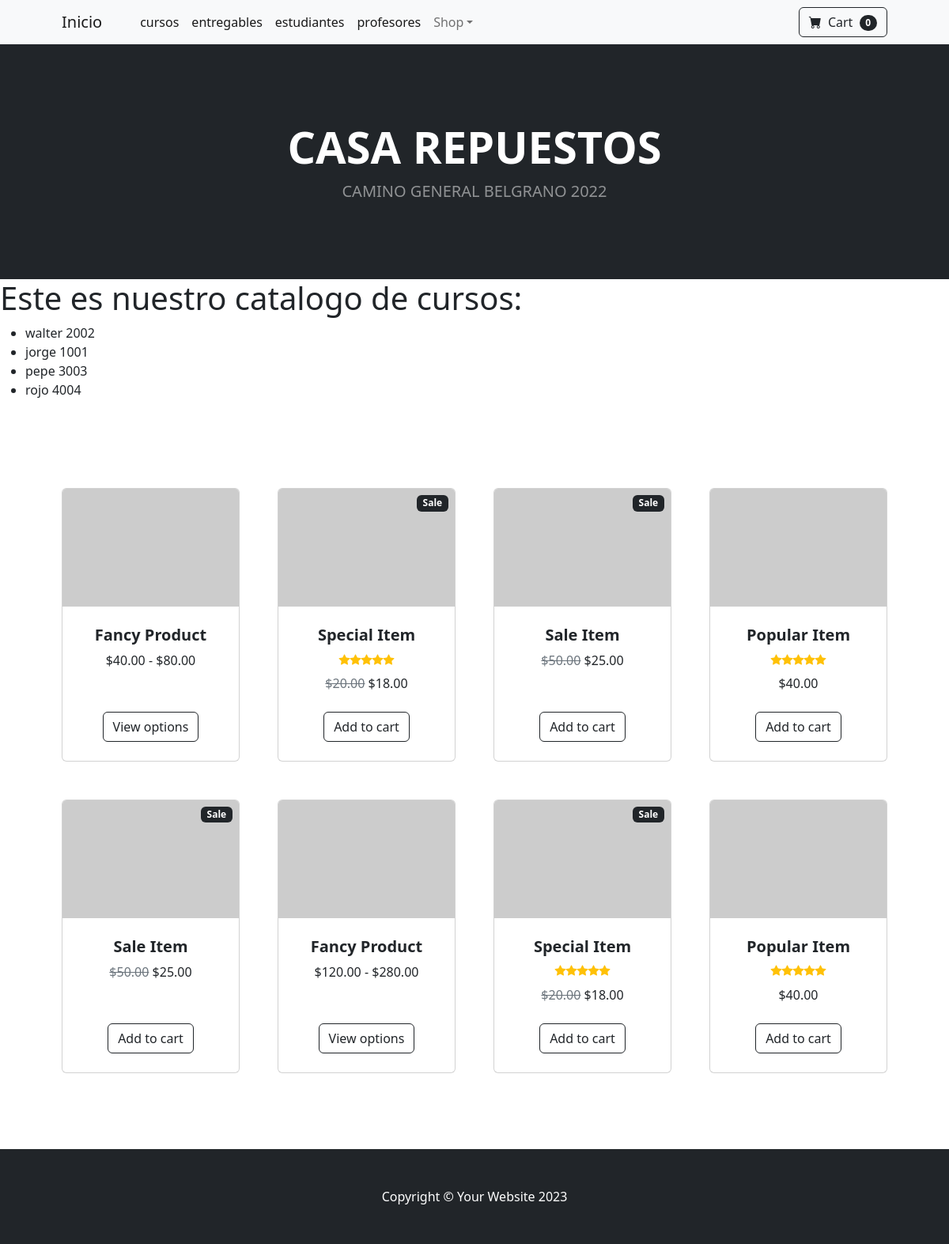
The page /app_coder/lista_curso/ on the database as committed earlier.
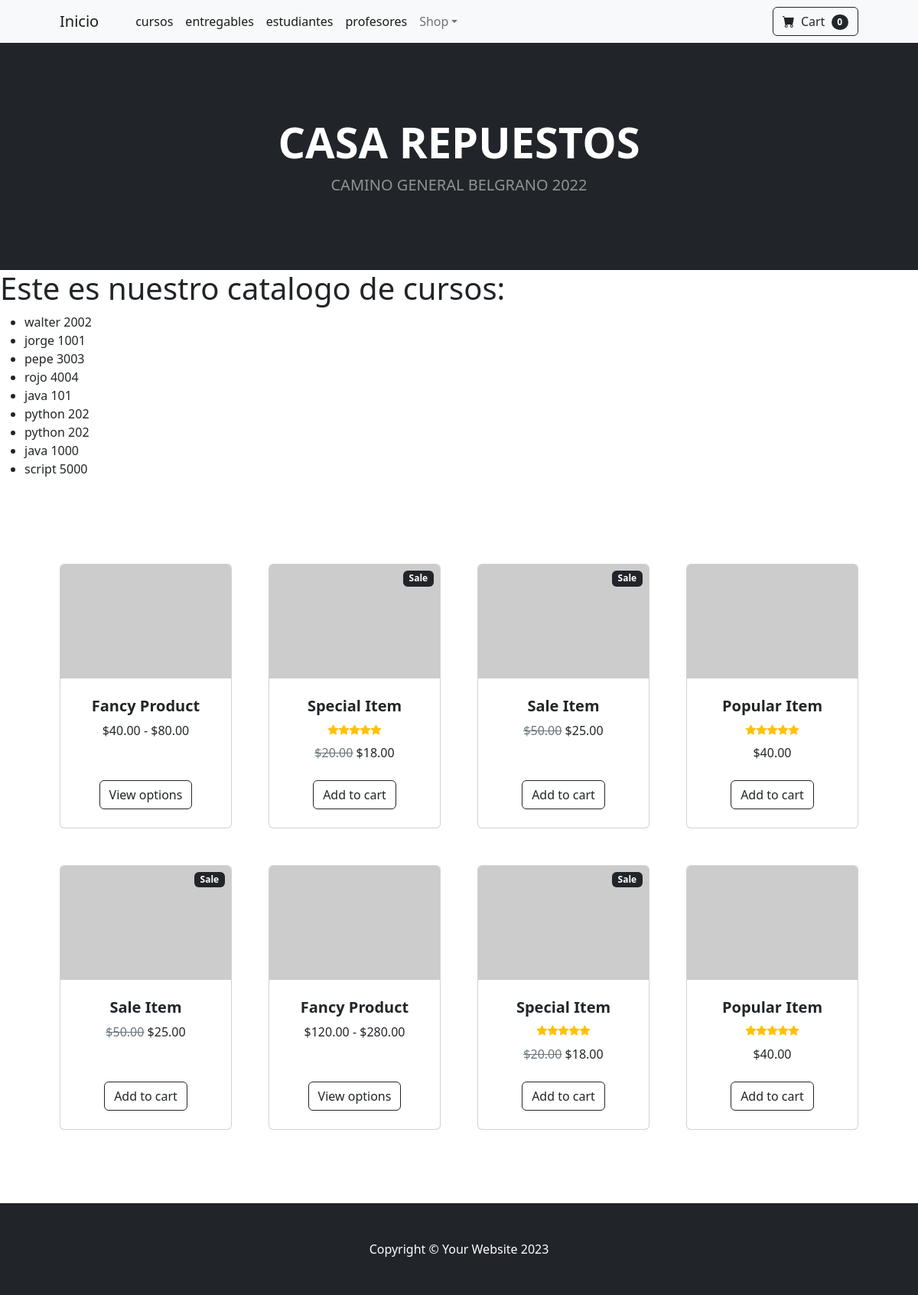
The same page on the database as committed later.
### app_coder/models.py (models this page shows)
class curso(models.Model):
    nombre = models.CharField(max_length=20)
    camada = models.IntegerField()

### app_coder/views.py (the view)
# urls.py: path('lista_curso/', lista_cursos, name= 'lista_curso'),
def lista_cursos(req):
    lista = curso.objects.all()
    return render(req, 'lista_curso.html', {'lista_cursos': lista})

### aplicacion_coder/template/lista_curso.html
{% extends 'padre.html' %}
{% block contenido_que_cambia %}
<body>
  <h1> Este es nuestro catalogo de cursos:</h1>
   <ul>
    {% for curso in lista_cursos %}
        <li> {{curso.nombre}} {{curso.camada}}</li>
    {% endfor %}
   </ul>
{% endblock contenido_que_cambia %}

### aplicacion_coder/template/padre.html (shortened to what this page needs)
<!DOCTYPE html>
<html lang="en">
    <head>
        {% load static  %}
        <link href="https://cdn.jsdelivr.net/npm/bootstrap-icons@1.5.0/font/bootstrap-icons.css" rel="stylesheet" />
        <link href="{% static 'css/styles.css'%}" rel="stylesheet" />
    </head>
    <body>
       {% include 'nav_bar.html' %}
        <header class="bg-dark py-5">
            <div class="container px-4 px-lg-5 my-5">
                <div class="text-center text-white">
                    <h1 class="display-4 fw-bolder">CASA REPUESTOS</h1>
                    <p class="lead fw-normal text-white-50 mb-0">CAMINO GENERAL BELGRANO 2022</p>
                </div>
            </div>
        </header>
        {% block contenido_que_cambia %}
        {% endblock contenido_que_cambia %}
        <section class="py-5">
            <div class="container px-4 px-lg-5 mt-5">
                <div class="row gx-4 gx-lg-5 row-cols-2 row-cols-md-3 row-cols-xl-4 justify-content-center">
                    <div class="col mb-5">
                        <div class="card h-100">
                            <img class="card-img-top" src="https://dummyimage.com/450x300/dee2e6/6c757d.jpg" alt="..." />
                            <div class="card-body p-4">
                                <div class="text-center">
                                    <h5 class="fw-bolder">Fancy Product</h5>
                                    $40.00 - $80.00
                                </div>
                            </div>
                            <div class="card-footer p-4 pt-0 border-top-0 bg-transparent">
                                <div class="text-center"><a class="btn btn-outline-dark mt-auto" href="#">View options</a></div>
                            </div>
                        </div>
                    </div>
                    <div class="col mb-5">
                        <div class="card h-100">
                            <div class="badge bg-dark text-white position-absolute" style="top: 0.5rem; right: 0.5rem">Sale</div>
                            <img class="card-img-top" src="https://dummyimage.com/450x300/dee2e6/6c757d.jpg" alt="..." />
                            <div class="card-body p-4">
                                <div class="text-center">
                                    <h5 class="fw-bolder">Special Item</h5>
                                    <div class="d-flex justify-content-center small text-warning mb-2">
                                        <div class="bi-star-fill"></div>
                                        <div class="bi-star-fill"></div>
                                        <div class="bi-star-fill"></div>
                                        <div class="bi-star-fill"></div>
                                        <div class="bi-star-fill"></div>
                                    </div>
                                    <span class="text-muted text-decoration-line-through">$20.00</span>
                                    $18.00
                                </div>
                            </div>
                            <div class="card-footer p-4 pt-0 border-top-0 bg-transparent">
                                <div class="text-center"><a class="btn btn-outline-dark mt-auto" href="#">Add to cart</a></div>
                            </div>
                        </div>
                    </div>
                    <div class="col mb-5">
                        <div class="card h-100">
                            <div class="badge bg-dark text-white position-absolute" style="top: 0.5rem; right: 0.5rem">Sale</div>
                            <img class="card-img-top" src="https://dummyimage.com/450x300/dee2e6/6c757d.jpg" alt="..." />
                            <div class="card-body p-4">
                                <div class="text-center">
                                    <h5 class="fw-bolder">Sale Item</h5>
                                    <span class="text-muted text-decoration-line-through">$50.00</span>
                                    $25.00
                                </div>
                            </div>
                            <div class="card-footer p-4 pt-0 border-top-0 bg-transparent">
                                <div class="text-center"><a class="btn btn-outline-dark mt-auto" href="#">Add to cart</a></div>
                            </div>
                        </div>
                    </div>
                    <div class="col mb-5">
                        <div class="card h-100">
                            <img class="card-img-top" src="https://dummyimage.com/450x300/dee2e6/6c757d.jpg" alt="..." />
                            <div class="card-body p-4">
                                <div class="text-center">
                                    <h5 class="fw-bolder">Popular Item</h5>
                                    <div class="d-flex justify-content-center small text-warning mb-2">
                                        <div class="bi-star-fill"></div>
                                        <div class="bi-star-fill"></div>
                                        <div class="bi-star-fill"></div>
                                        <div class="bi-star-fill"></div>
                                        <div class="bi-star-fill"></div>
                                    </div>
                                    $40.00
                                </div>
                            </div>
                            <div class="card-footer p-4 pt-0 border-top-0 bg-transparent">
                                <div class="text-center"><a class="btn btn-outline-dark mt-auto" href="#">Add to cart</a></div>
                            </div>
                        </div>
                    </div>
                    <div class="col mb-5">
                        <div class="card h-100">
                            <div class="badge bg-dark text-white position-absolute" style="top: 0.5rem; right: 0.5rem">Sale</div>
                            <img class="card-img-top" src="https://dummyimage.com/450x300/dee2e6/6c757d.jpg" alt="..." />
                            <div class="card-body p-4">
                                <div class="text-center">
                                    <h5 class="fw-bolder">Sale Item</h5>
                                    <span class="text-muted text-decoration-line-through">$50.00</span>
                                    $25.00
                                </div>
                            </div>
                            <div class="card-footer p-4 pt-0 border-top-0 bg-transparent">
                                <div class="text-center"><a class="btn btn-outline-dark mt-auto" href="#">Add to cart</a></div>
                            </div>
                        </div>
                    </div>
                    <div class="col mb-5">
                        <div class="card h-100">
                            <img class="card-img-top" src="https://dummyimage.com/450x300/dee2e6/6c757d.jpg" alt="..." />
                            <div class="card-body p-4">
                                <div class="text-center">
                                    <h5 class="fw-bolder">Fancy Product</h5>
                                    $120.00 - $280.00
                                </div>
                            </div>
                            <div class="card-footer p-4 pt-0 border-top-0 bg-transparent">
                                <div class="text-center"><a class="btn btn-outline-dark mt-auto" href="#">View options</a></div>
                            </div>
                        </div>
                    </div>
                    <div class="col mb-5">
                        <div class="card h-100">
                            <div class="badge bg-dark text-white position-absolute" style="top: 0.5rem; right: 0.5rem">Sale</div>
                            <img class="card-img-top" src="https://dummyimage.com/450x300/dee2e6/6c757d.jpg" alt="..." />
                            <div class="card-body p-4">
                                <div class="text-center">
                                    <h5 class="fw-bolder">Special Item</h5>
                                    <div class="d-flex justify-content-center small text-warning mb-2">
                                        <div class="bi-star-fill"></div>
                                        <div class="bi-star-fill"></div>
                                        <div class="bi-star-fill"></div>
                                        <div class="bi-star-fill"></div>
                                        <div class="bi-star-fill"></div>
                                    </div>
                                    <span class="text-muted text-decoration-line-through">$20.00</span>
                                    $18.00
                                </div>
                            </div>
                            <div class="card-footer p-4 pt-0 border-top-0 bg-transparent">
                                <div class="text-center"><a class="btn btn-outline-dark mt-auto" href="#">Add to cart</a></div>
                            </div>
                        </div>
                    </div>
                    <div class="col mb-5">
                        <div class="card h-100">
                            <img class="card-img-top" src="https://dummyimage.com/450x300/dee2e6/6c757d.jpg" alt="..." />
                            <div class="card-body p-4">
                                <div class="text-center">
                                    <h5 class="fw-bolder">Popular Item</h5>
                                    <div class="d-flex justify-content-center small text-warning mb-2">
                                        <div class="bi-star-fill"></div>
                                        <div class="bi-star-fill"></div>
                                        <div class="bi-star-fill"></div>
                                        <div class="bi-star-fill"></div>
                                        <div class="bi-star-fill"></div>
                                    </div>
                                    $40.00
                                </div>
                            </div>
                            <div class="card-footer p-4 pt-0 border-top-0 bg-transparent">
                                <div class="text-center"><a class="btn btn-outline-dark mt-auto" href="#">Add to cart</a></div>
                            </div>
                        </div>
                    </div>
                </div>
            </div>
        </section>
        <footer class="py-5 bg-dark">
            <div class="container"><p class="m-0 text-center text-white">Copyright &copy; Your Website 2023</p></div>
        </footer>
    </body>
</html>

### aplicacion_coder/template/nav_bar.html (shortened to what this page needs)
 <nav class="navbar navbar-expand-lg navbar-light bg-light">
    <div class="container px-4 px-lg-5">
        <a class="navbar-brand" href="#!">Inicio</a>
        <div class="collapse navbar-collapse" id="navbarSupportedContent">
            <ul class="navbar-nav me-auto mb-2 mb-lg-0 ms-lg-4">
                <li class="nav-item"><a class="nav-link active" aria-current="page" href="{% url 'lista_curso'  %}">cursos</a></li>
                <li class="nav-item"><a class="nav-link active" aria-current="page" href="{% url 'entregables'  %}">entregables</a></li>
                <li class="nav-item"><a class="nav-link active" aria-current="page" href="{% url 'estudiantes'  %}">estudiantes</a></li>
                <li class="nav-item"><a class="nav-link active" aria-current="page" href="{% url 'profesores'  %}">profesores</a></li>
                <li class="nav-item dropdown">
                    <a class="nav-link dropdown-toggle" id="navbarDropdown" href="#" role="button" data-bs-toggle="dropdown" aria-expanded="false">Shop</a>
                </li>
            </ul>
            <form class="d-flex">
                <button class="btn btn-outline-dark" type="submit">
                    <i class="bi-cart-fill me-1"></i>
                    Cart
                    <span class="badge bg-dark text-white ms-1 rounded-pill">0</span>
                </button>
            </form>
        </div>
    </div>
</nav>

Rows that differ between the two databases and show on the page:
added curso: nombre "java", camada "101"
added curso: nombre "python", camada "202"
added curso: nombre "python", camada "202"
added curso: nombre "java", camada "1000"
added curso: nombre "script", camada "5000"
